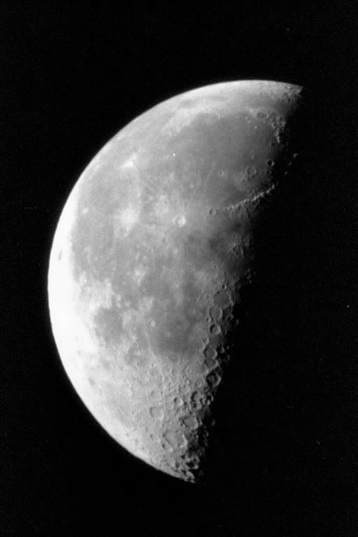
%> input picture lab5/slike/moon.tif, 358 x 537 px
$ octave obnavljanje.m   (GNU Octave 9; MATLAB toolbox functions it lacks are replaced by stand-ins)
%> lines starting %> are read from the running program, lines starting %| are printed output that depends on the picture
### lab5/tight_subplot.m
function [ha, pos] = tight_subplot(Nh, Nw, gap, marg_h, marg_w)

% tight_subplot creates "subplot" axes with adjustable gaps and margins
%
% [ha, pos] = tight_subplot(Nh, Nw, gap, marg_h, marg_w)
%
%   in:  Nh      number of axes in hight (vertical direction)
%        Nw      number of axes in width (horizontaldirection)
%        gap     gaps between the axes in normalized units (0...1)
%                   or [gap_h gap_w] for different gaps in height and width
%        marg_h  margins in height in normalized units (0...1)
%                   or [lower upper] for different lower and upper margins
%        marg_w  margins in width in normalized units (0...1)
%                   or [left right] for different left and right margins
%
%  out:  ha     array of handles of the axes objects
%                   starting from upper left corner, going row-wise as in
%                   subplot
%        pos    positions of the axes objects
%
%  Example: ha = tight_subplot(3,2,[.01 .03],[.1 .01],[.01 .01])
%           for ii = 1:6; axes(ha(ii)); plot(randn(10,ii)); end
%           set(ha(1:4),'XTickLabel',''); set(ha,'YTickLabel','')

% Pekka Kumpulainen 21.5.2012   @tut.fi
% Tampere University of Technology / Automation Science and Engineering


if nargin<3; gap = .02; end
if nargin<4 || isempty(marg_h); marg_h = .05; end
if nargin<5; marg_w = .05; end

if numel(gap)==1;
    gap = [gap gap];
end
if numel(marg_w)==1;
    marg_w = [marg_w marg_w];
end
if numel(marg_h)==1;
    marg_h = [marg_h marg_h];
end

axh = (1-sum(marg_h)-(Nh-1)*gap(1))/Nh;
axw = (1-sum(marg_w)-(Nw-1)*gap(2))/Nw;

py = 1-marg_h(2)-axh;

% ha = zeros(Nh*Nw,1);
ii = 0;
for ih = 1:Nh
    px = marg_w(1);

    for ix = 1:Nw
        ii = ii+1;
        ha(ii) = axes('Units','normalized', ...
            'Position',[px py axw axh], ...
            'XTickLabel','', ...
            'YTickLabel','');
        px = px+axw+gap(2);
    end
    py = py-axh-gap(1);
end
if nargout > 1
    pos = get(ha,'Position');
end
ha = ha(:);

### lab5/obnavljanje.m
 addpath('./funkcije')
 addpath('./slike')
%%
h=fspecial('gaussian',4,1);% Gaussovo zamucenje
figure;mesh(h)% prikaz odziva u vremenskoj domeni
%> after `mesh(h)`:
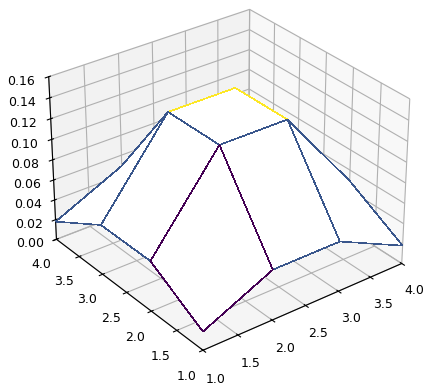
%> figure redrawn from the program's plot data
figure;freqz2(h)% frekvencijska karakteristika u 3D
%%
h1=eye(20)/20;
h2=fspecial('gaussian',4,1); % Gaussovo zamucenje
h=conv2(double(h1),double(h2)); % ukupno zamucenje je konvolucija
% dva impulsna odziva
figure;mesh(h) % odziv u vremenskoj domeni
%> after `mesh(h)`:
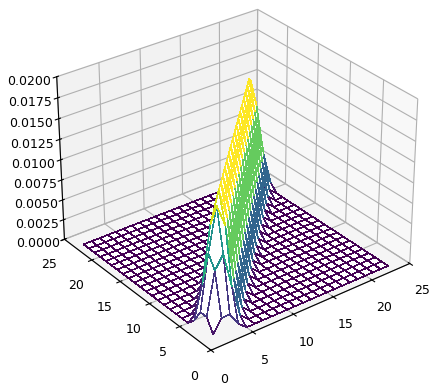
%> figure redrawn from the program's plot data
figure, freqz2(h) % frekvencijska karakteristika
img=imread('moon.tif'); % ucitavamo sliku
%> img is the input picture: size 537x358 uint8; min 0, max 253, mean 52.9
imgZ=conv2(double(img),double(h)); % primijenjujemo zamucenje
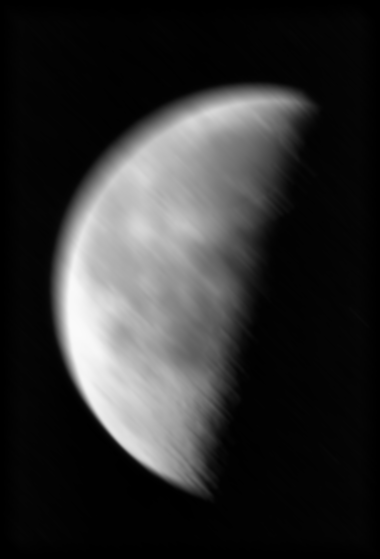
%> imgZ: size 559x380 double; min 0, max 250.9, mean 47.9
figure, imagesc(imgZ); colormap(gray)
%%
h1=eye(40)/40;
h3 = eye(5)/5;
h4 = eye(15)/15;
h5 = eye(25)/25;
h2=fspecial('gaussian',4,1); % Gaussovo zamucenje
% dva impulsna odziva
figure();
[ha, pos] = tight_subplot(5,2,[.01 .01],[.01 .01],[.01 .01]);
axes(ha(1)), mesh(h1);  % odziv u vremenskoj domeni
axes(ha(2)),freqz2(h1) ;% frekvencijska karakteristika
axes(ha(3)),mesh(h2);
axes(ha(4)), freqz2(h2) ;
axes(ha(5)),mesh(h3);
axes(ha(6)), freqz2(h3);
axes(ha(7)),mesh(h4) ;
axes(ha(8)), freqz2(h4);
axes(ha(9)),mesh(h5) ;
%> after `mesh(h5)`:
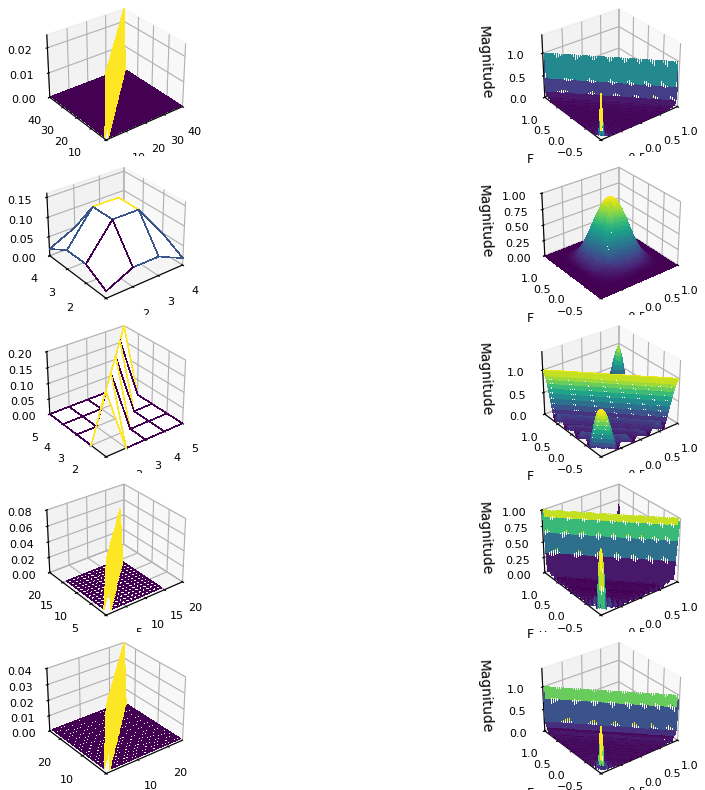
%> figure redrawn from the program's plot data, 10 panels
axes(ha(10)), freqz2(h5);


%%
figure();
[ha, pos] = tight_subplot(1,2,[.01 .01],[.01 .01],[.01 .01]);
h1=eye(10)/10;
h2=fspecial('gaussian',4,1); % Gaussovo zamucenje
h=conv2(double(h1),double(h2)); % ukupno zamucenje je konvolucija
% dva impulsna odziva
axes(ha(1)),mesh(h) % odziv u vremenskoj domeni
%> after `mesh(h)`:
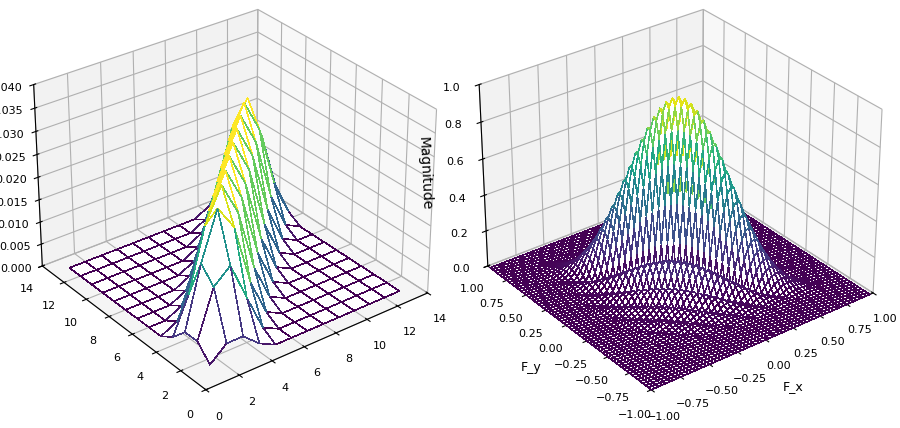
%> figure redrawn from the program's plot data, 2 panels
axes(ha(2)),freqz2(h) % frekvencijska karakteristika
%%
h1=eye(1)/10;
h2=fspecial('gaussian',4,1); % Gaussovo zamucenje
h=conv2(double(h1),double(h2)); % ukupno zamucenje je konvolucija
% dva impulsna odziva
figure;mesh(h) % odziv u vremenskoj domeni
%> after `mesh(h)`:
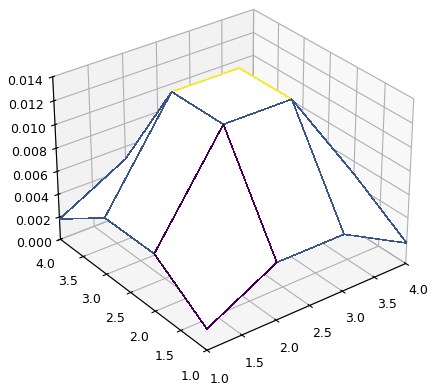
%> figure redrawn from the program's plot data
figure, freqz2(h) % frekvencijska karakteristika
figure();
[ha, pos] = tight_subplot(1,2,[.01 .01],[.01 .01],[.01 .01]);
%> (the run ends here)

$ run again, with lab5/slike/saturn.tif copied over lab5/slike/moon.tif
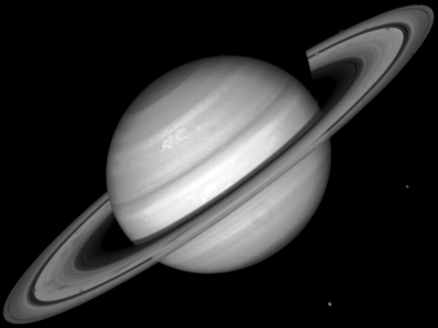
%> input picture lab5/slike/saturn.tif, 438 x 328 px
%> img is the input picture: size 328x438 uint8; min 0, max 255, mean 50.5
%> `imgZ=conv2(double(img),double(h));`:
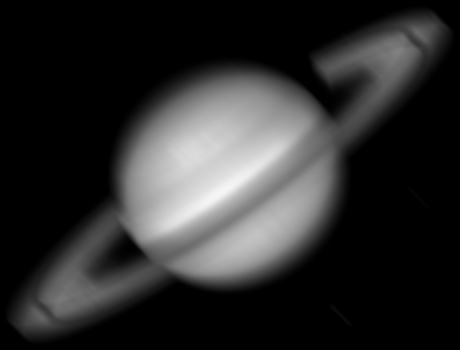
%> imgZ: size 350x460 double; min 0, max 245.8, mean 45.1
